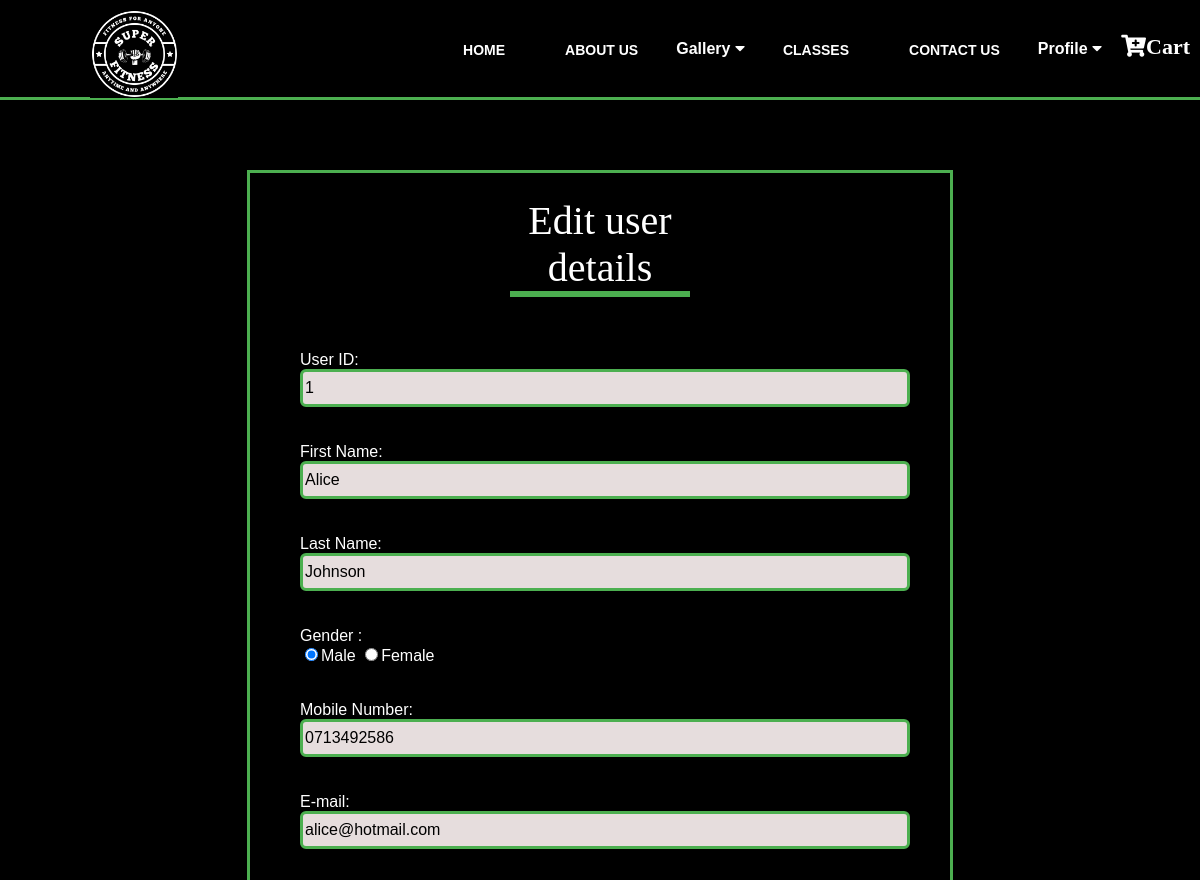
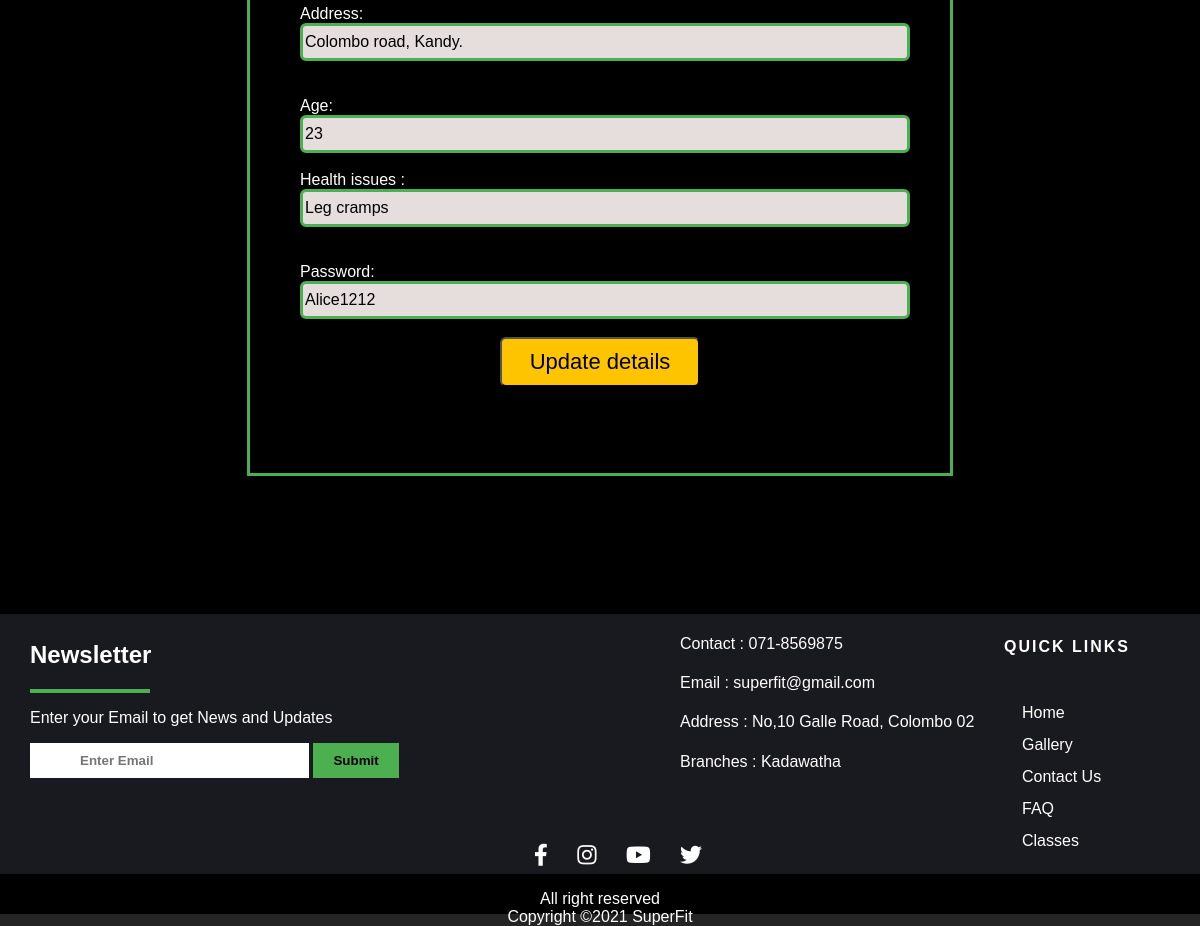
Screenshot of /editRecord.php?id=1 with the database file from the repository (2 pictures, top to bottom).
### tables this page shows
CREATE TABLE `register_table` (
  `ID` int(11) NOT NULL,
  `First_Name` varchar(50) NOT NULL,
  `Last_Name` varchar(50) NOT NULL,
  `Gender` char(1) NOT NULL,
  `Age` int(11) NOT NULL,
  `Mobile_Number` char(10) NOT NULL,
  `Email` varchar(100) NOT NULL,
  `Address` varchar(200) NOT NULL,
  `Health_Issues` varchar(200) DEFAULT NULL,
  `Password` varchar(50) NOT NULL
);

### editRecord.php (the view, shortened to what this page needs)
<?php
    require 'config.php';
?>
<!DOCTYPE html>
<html>
<head>
	<link rel="stylesheet" href="css/template.css">
	<link rel="stylesheet" href="css/editRecord.css">
	<link
      rel="stylesheet"
      href="https://use.fontawesome.com/releases/v5.13.0/css/all.css"
    />
</head>
<body>
	<nav>
		<div class="logo"><img  src="images/SuperFITe.png " height="88px" width="88px"></div>
		<ul>
			<li><a href="home.php">Home</a></li>
			<li><a href="about-us.html">About Us</a></li>
			<div class="dropdown">
			<button class="dropbtn">Gallery
			<i class="fa fa-caret-down"></i>
		</button>
		</div>
			<li><a href="BMI.php">Classes</a></li>
			<li><a href="contact.html">Contact Us</a></li>
			<div class="dropdown">
				<button class="dropbtn">Profile
				<i class="fa fa-caret-down"></i>
			</button>
		</div>
		<div class="shop-cart">
			<a href="cart.html" target="_blank"><i class="fa fa-cart-plus">Cart</i></a>
		</div>
	</nav>
<?php
    $id = $_GET['id'];
    $sql = "SELECT * FROM register_table WHERE ID = $id";
    $result = $con->query($sql);
    if ($result->num_rows > 0) {
        while($row = $result->fetch_assoc()) {
			$code = $row["ID"];
            $FirstName = $row["First_Name"];
            $LastName = $row["Last_Name"];
            $Gender = $row["Gender"];
            $Age = $row["Age"];
            $Mobile = $row["Mobile_Number"];
            $Email = $row["Email"];
            $Address = $row["Address"];
            $Health = $row["Health_Issues"];
            $Pwd = $row["Password"];
          }
      } else {
        echo "No results found";
      }
?>
    <div class="form">
		<form method="POST" action="updateUser.php?id=<?php echo $id; ?>">
			<center><div class="Register-title">Edit user details</div><br/><br/></center>
            <br/>User ID:
			<input type="text" name="id"  class="textbox" value="<?php echo $code ?>" required><br/><br/>
			<br/>First Name:
			<input type="text" name="firstName"  class="textbox" value="<?php echo $FirstName ?>" required><br/><br/>
			<br/>Last Name:
			<input type="text" name="lastName"  class="textbox" value="<?php echo $LastName ?>" required><br/><br/><br/>
			Gender : <br/>
			<input type="radio" name="gender" value="<?php echo $Gender ?>" checked>Male
			<input type="radio" name="gender" value="<?php echo $Gender ?>" >Female<br/><br/>
			<br/>Mobile Number:
			<input type="phone" name="mobile" pattern="[0-9]{10}" class="textbox" value="<?php echo $Mobile ?>" required><br/><br/>
			<br/>E-mail:
			<input type="email" name="email"  pattern="[a-z0-9._%+-]+@[a-z0-9.-]+\.[a-z]{2,3}" class="textbox" value="<?php echo $Email ?>" required><br/><br/><br/>
			Address:<br/>
			<input type="text" name="address"  class="textbox" value="<?php echo $Address ?>"><br/><br/><br/>
            Age:
			<input type="number" name="age"  class="textbox" value="<?php echo $Age ?>" required><br/><br/>
			Health issues : <br/>
			<input type="text" name="health" class="textbox" value="<?php echo $Health ?>" ><br/><br/>
			<br/>
            Password:
			<input type="text" name="pwd" class="textbox" value="<?php echo $Pwd ?>" required><br/><br/>
			<center>
				<input type="submit" name="submitBtn" id="submitBtn" class="register" value="Update details"><br/><br/><br/>
		    </center>
		</form>
	</div>
	<footer>
		<div class="footer_content">
			<div class="center_details">
				<ul class="details">
					<li>Contact : 071-8569875</li>
					<li>Email : superfit@gmail.com</li>
					<li>Address : No,10 Galle Road, Colombo 02</li>
					<li>Branches : Kadawatha
					</li>
				</ul>
			</div>
			<div class="left_col">
				<h2>Newsletter</h2>
				<div class="border"></div>
				<p>Enter your Email to get News and Updates</p>
				<form action="" class="newsletter_form">
					<input type="Email" class="txt" placeholder="Enter Email" name="">
					<input type="submit" class="btn" value="Submit" name="">
				</form>
			</div>
			<div class="footer_links">
				<h4>Quick Links</h4>
				<ul>
					<li><a href="home.php">Home</a></li>
							<li><a href="Gallery.html">Gallery</a></li>
							<li><a href="contact.html">Contact Us</a></li>
							<li><a href="displayFAQuser.php">FAQ</a></li>
							<li><a href="classes.php">Classes</a></li>
				</ul>
			</div>
			</div>
			<div class="social">
				<a href="https://www.facebook.com" target="_blank"><i class="fab fa-facebook-f"></i></a>
				<a href="#" target="_blank"><i class="fab fa-instagram"></i></a>
				<a href="https://www.youtube.com/" target="_blank"><i class="fab fa-youtube"></i></a>
				<a href="#" target="_blank"><i class="fab fa-twitter"></i></a>
			</div>
		<div class="footer_bottom">
			<p>All right reserved<br/>Copyright &copy;2021 SuperFit </p>
		</div>
	</footer>
</body>
</html>

### css/template.css (style rules this page uses)
html,body { margin: 0; padding: 0; font-family: Arial; background-color: rgb(37, 36, 36); }
nav { position: sticky; top: 0; left: 0; width: 100%; height: 100px; padding: 10px 90px; box-sizing: border-box; background:black; border-bottom: 3px solid #4caf50; z-index: 1; }
.logo { float: left; padding-top: -100px; top: 0; }
nav ul { list-style: none; float: right; margin: 0; padding: 0; display: flex; }
nav ul li a { line-height: 80px; color: #fff; padding: 12px 30px; text-decoration: none; font-size: 14px; font-weight: bold; text-transform: uppercase; }
.dropdown { float: left; overflow: hidden; }
.dropdown .dropbtn { font-size: 16px; border: none; outline: none; color: white; padding: 30px 8px 5px 8px; background-color: inherit; font-family: Arial; margin: 0; font-weight:Bold; }
.shop-cart { margin: 20px ; text-align: right; position: absolute; bottom: 25px; right: -35px; bottom: 17px; }
.shop-cart a { color: white; margin-right: 25px; font-size: 22px; text-decoration: none; }
footer { background: #191920; height: 300px; color: white; position: relative; margin-top: -20px; }
.footer_bottom { background: black; height: 40px; width: 100%; text-align: center; position: absolute; bottom: 0px; left: 0px; padding-top: 0px; }
.social { margin: 20px ; margin-left: 32%; position: absolute; bottom: 25px; left: 12.5%; right: 35px; }
.social a { color: #fff; margin-right: 25px; font-size: 22px; text-decoration: none; transition: .3s linear; }
.footer_links { float: right; margin-right: 50px; position: sticky; }
.footer_links li { list-style: none; margin-left: 18px; }
.footer_links a { text-decoration: none; color: white; line-height: 2; }
.footer_links h4 { letter-spacing: 2px; text-transform: uppercase; margin-top: -160px; margin-left: 20px; padding: 20px; }
.left_col { margin-top: -150px; margin-left: 30px; }
.center_details { padding-left: 240px; }
.border { width: 120px; height: 4px; background: #4caf50; }
.txt { flex: 1; padding: 10px 50px; font-weight: 700; border: none; outline: none; }
.btn { flex: 1; padding: 10px 20px; font-weight: 700; border: none; background: #4caf50; }
.details li { list-style: none; margin-left: 400px; line-height: 1.2; padding-top: 20px; }

### css/editRecord.css (style rules this page uses)
body { font-family: sans-serif; background: black no-repeat center center fixed; -webkit-background-size: cover; -moz-background-size: cover; -o-background-size: cover; background-size: cover }
.Register-title { font-family: 'Times New Roman'; margin-top: 4px; border-bottom: 6px solid #4caf50 ; font-size: 40px; text-align: center; width: 180px; }
.form { color: #fff; border: 3px solid #4caf50; background: none; margin: auto; width:50%; padding: 50px; padding-top: 20px; margin-top: 70px; }
.textbox { color: black; border-radius: 6px; font-size: 16px; background: rgb(230, 221, 221); width:100%; height: 30px; border: 3px solid #4caf50; }
.register { border-radius: 6px; width: 200px; height: 50px; background: rgb(255, 196, 0); cursor: pointer; font-size: 22px; color: black; }

### rows the page displays
register_table: id "1", firstName "Alice", lastName "Johnson", mobile "0713492586", email "alice@hotmail.com", address "Colombo road, Kandy.", age "23", health "Leg cramps", pwd "Alice1212"
